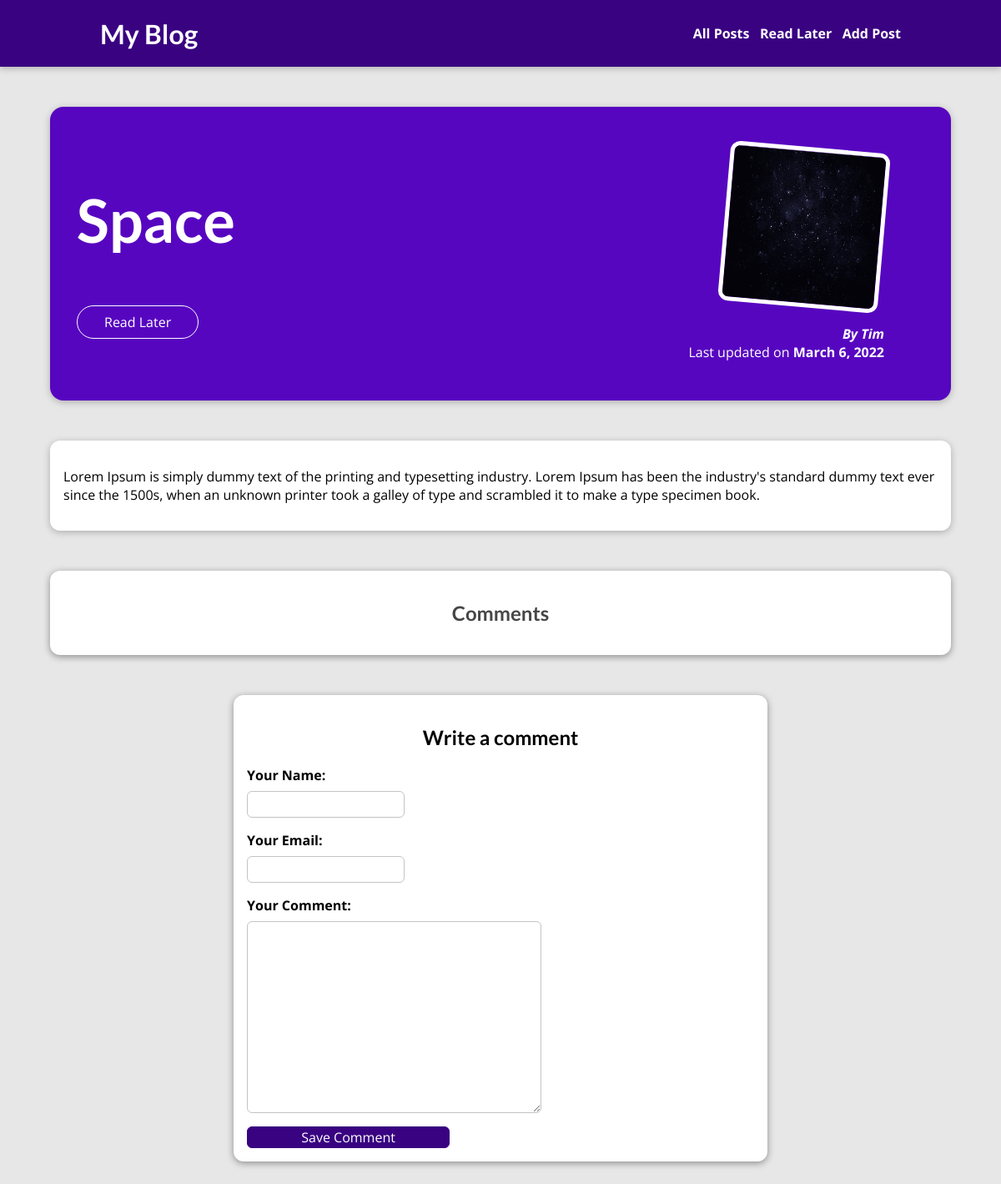
The app's page /posts/space with its own data.
### blog/models.py (models this page shows, shortened)
class Post(models.Model):
    title = models.CharField(max_length=100)
    image = models.ImageField(upload_to="posts", null=True, blank=True)
    date = models.DateField(default=date.today(), editable=False)
    author = models.CharField(max_length=100, null=True)
    slug = models.SlugField(blank=True, null=False, db_index=True)
    description = models.CharField(max_length=200)
    content = models.CharField(max_length=500)

### blog/views.py (the view, shortened to what this page needs)
# urls.py: path("posts/<slug:slug>", views.SinglePostView.as_view(), name="post-detail-page"),
class SinglePostView(View):
    def get(self, request, slug):
        post = Post.objects.get(slug=slug)
        read_later_post = self.is_read_later(request, post)
        context = {
            "post": post,
            "comment_form": CommentForm(),
            "comments": post.comments.all().order_by("-id"),
            "read_later": read_later_post
        }
        return render(request, "blog/post-detail.html", context)
    def is_read_later(self, request, post):
        is_read_later = False
        if "read_later_posts" in request.session:
            for id in request.session["read_later_posts"]:
                if id == str(post.id):
                    is_read_later = True
        return is_read_later

### blog/forms.py
class CommentForm(forms.ModelForm):
    class Meta:
        model = Comment
        exclude = ["post"]
        labels = {
            "user_name": "Your Name:",
            "user_email": "Your Email:",
            "text": "Your Comment:"
        }
        error_messages = {
            "user_name": {
              "required": "Your name must not be empty!",
              "max_length": "Please enter a shorter name!"
            }
        }

### blog/templates/blog/post-detail.html (shortened to what this page needs)
{% extends 'base.html' %}
{% load static %}
{% block css_files %}
    <link rel="stylesheet" href="{% static 'blog/post-detail.css' %}"/>
{% endblock %}
{% block content %}
    <section id="summary">
        <h2>{{ post.title }}</h2>
        {% if not read_later %}
        <div id="read-later">
            <form action="{% url 'read-later' %}" method="post">
                <button>Read Later</button>
            </form>
        </div>
        {% endif %}
        <article>
            <img src="{{ post.image.url }}" alt="{{ post.title }}"/>
            <address>By {{ post.author }}</address>
            <div>
                Last updated on <time>{{ post.date }}</time>
            </div>
        </article>
    </section>
    <main>
        <p>
            {{ post.content }}
        </p>
    </main>
    <section id="comments">
    <h2>Comments</h2>
    </section>
    <section id="comment-form">
        {% if comment_form.errors %}
        <div id="saving-error">
            <h2>Saving the comment failed!</h2>
        </div>
        {% else %}
        <h2>Write a  comment</h2>
        {% endif %}
        <form action="{% url 'post-detail-page' post.slug %}" method="post">
            {% for form_field in comment_form %}
            <div class="form-control">
                {{ form_field.label_tag }}
                {{ form_field }}
            </div>
            {% endfor %}
            <button>Save Comment</button>
        </form>
    </section>
{% endblock %}

### static/app.css (style rules this page uses)
* { box-sizing: border-box; }
html { font-family: 'Open Sans', 'Lato', sans-serif; }
body { margin: 0; }
h1, h2, h3 { font-family: 'Lato', sans-serif; font-weight: bold; }

### blog/static/blog/post-detail.css (style rules this page uses)
body { background-color: #e7e7e7; }
#summary { margin: 8rem auto 3rem auto; padding: 2rem; width: 90%; max-width: 90rem; border-radius: 16px; background-color: #5706c0; position: relative; box-shadow: 0 2px 8px rgba(0, 0, 0, 0.25); height: 22rem; }
#summary h2 { color: white; font-size: 4.5rem; }
#summary article { position: absolute; top: 2rem; right: 3rem; padding: 1rem 2rem; border-radius: 12px; text-align: right; color: white; }
#summary article img { width: 12rem; height: 12rem; border-radius: 12px; transform: rotateZ(5deg); border: 5px solid white; margin-bottom: 1rem; }
#summary address { font-weight: bold; }
#summary time { font-weight: bold; }
main { width: 90%; max-width: 90rem; margin: 3rem auto; background-color: white; padding: 1rem; border-radius: 12px; box-shadow: 0 2px 8px rgba(0, 0, 0, 0.25); }
.form-control { margin-bottom: 1rem; cursor: pointer; }
.form-control label { font-weight: bold; margin-bottom: 0.5rem; display: block; }
.form-control input, .form-control textarea { display: block; max-width: 100%; font: inherit; padding: 0.25rem; border-radius: 6px; border: 1px solid #c5c2c2; }
#comment-form { margin: 3rem auto; width: 90%; max-width: 40rem; border-radius: 12px; background-color: white; box-shadow: 0 2px 8px rgba(0, 0, 0, 0.4); padding: 1rem; }
#comment-form button { font: inherit; background-color: #390281; color: white; border: 1px solid #390281; border-radius: 6px; width: 40%; }
#read-later { margin: 2rem 0; }
#read-later button { background-color: transparent; border: 1px solid white; padding: 0.5rem 2rem; font: inherit; color: white; cursor: pointer; border-radius: 60px; }
#comments { margin: 3rem auto; width: 90%; max-width: 80rem; border-radius: 12px; background-color: white; box-shadow: 0 2px 8px rgba(0, 0, 0, 0.4); padding: 1rem 2rem; }
#comments h2, #comment-form h2 { text-align: center; }
#comments h2 { color: #464646; }

### records on screen
Post: title "Space", image (picture), author "Tim", date "March 6, 2022", content "Lorem Ipsum is simply dummy text of the printing and typesetting industry. Lorem Ipsum has been the industry's standard dummy text ever since the 1500s, when an unknown printer took a galley of type and scrambled it to make a type specimen book."
